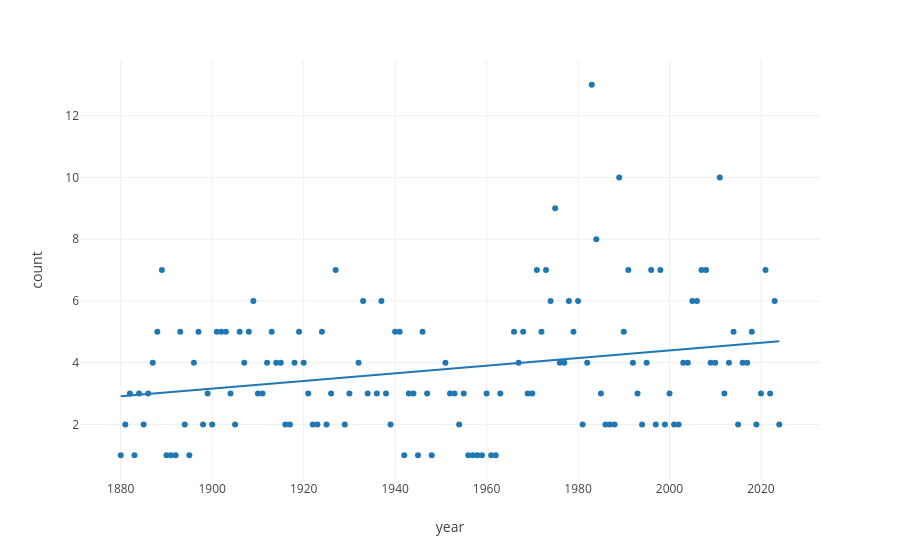

Notebook code for this chart:
### Code cell
# plot counts of strongest rains per year
#dummy.PRCPmm.resample('1Y').max().sort_values()
datax = pd.DataFrame(np.unique(dummy.loc[dummy.PRCPmm>dummy.PRCPmm.quantile(0.99),'PRCPmm'].index.year.values, return_counts=True)).T
datax.columns = ['year', 'count']
datax['r_year'] = datax['year'] - datax['year'].min()
fig = px.scatter(datax, x='year', y='count', template='none', trendline="ols")
fig.show()

results = px.get_trendline_results(fig)
results.iloc[0]["px_fit_results"].summary()

### Figure 1 — Plotly figure (JSON) as saved in the notebook; plotly's stock layout.template omitted (floating-point values rounded to 4 significant figures; data arrays with more than 128 entries replaced by an {"elided": "..."} marker saying what was removed)
{"data": [{"hovertemplate": "year=%{x}<br>count=%{y}<extra></extra>", "legendgroup": "", "marker": {"color": "#1F77B4", "symbol": "circle"}, "mode": "markers", "name": "", "orientation": "v", "showlegend": false, "type": "scatter", "x": {"elided": "138 int values"}, "xaxis": "x", "y": {"elided": "138 int values"}, "yaxis": "y"}, {"hovertemplate": "<b>OLS trendline</b><br>count = 0.0123743 * year + -20.3541<br>R<sup>2</sup>=0.064016<br><br>year=%{x}<br>count=%{y} <b>(trend)</b><extra></extra>", "legendgroup": "", "marker": {"color": "#1F77B4", "symbol": "circle"}, "mode": "lines", "name": "", "showlegend": false, "type": "scatter", "x": {"elided": "138 int values"}, "xaxis": "x", "y": {"elided": "138 float values"}, "yaxis": "y"}], "layout": {"legend": {"tracegroupgap": 0}, "margin": {"t": 60}, "xaxis": {"anchor": "y", "domain": [0, 1], "title": {"text": "year"}}, "yaxis": {"anchor": "x", "domain": [0, 1], "title": {"text": "count"}}}}
